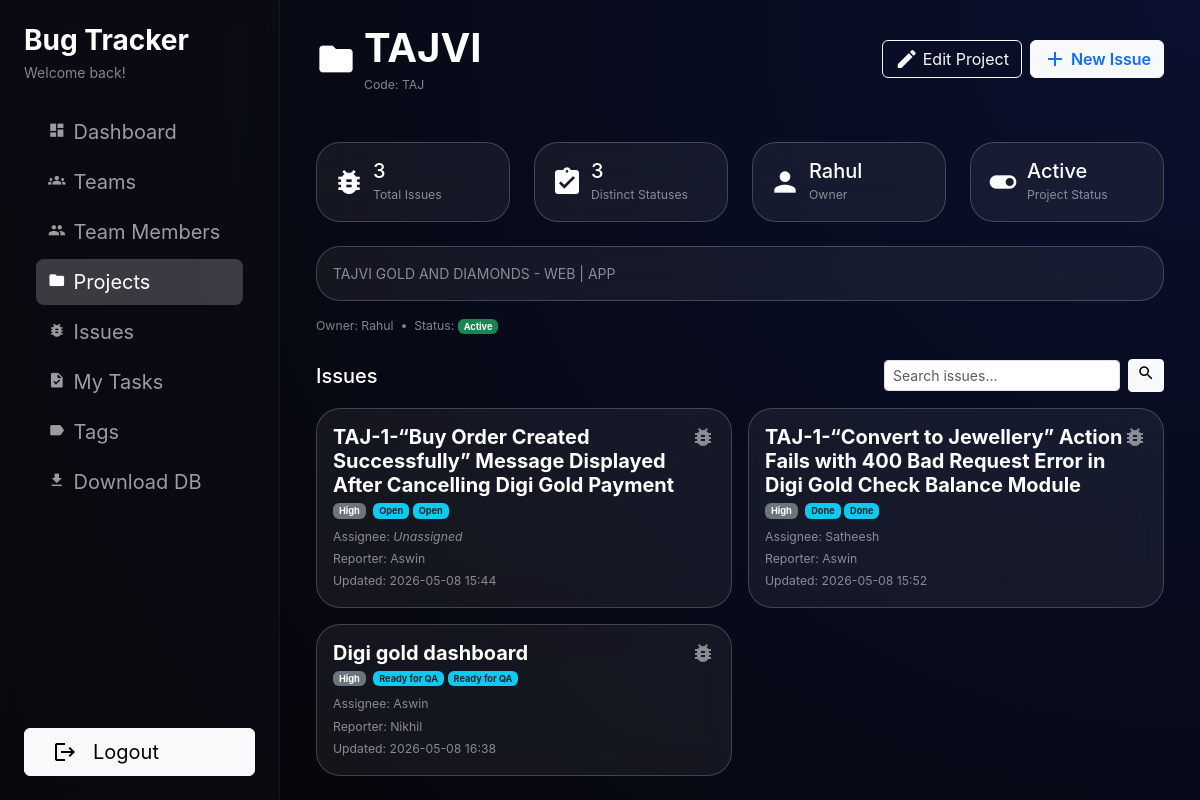
The app's page /projects/1/ (signed in), older data.
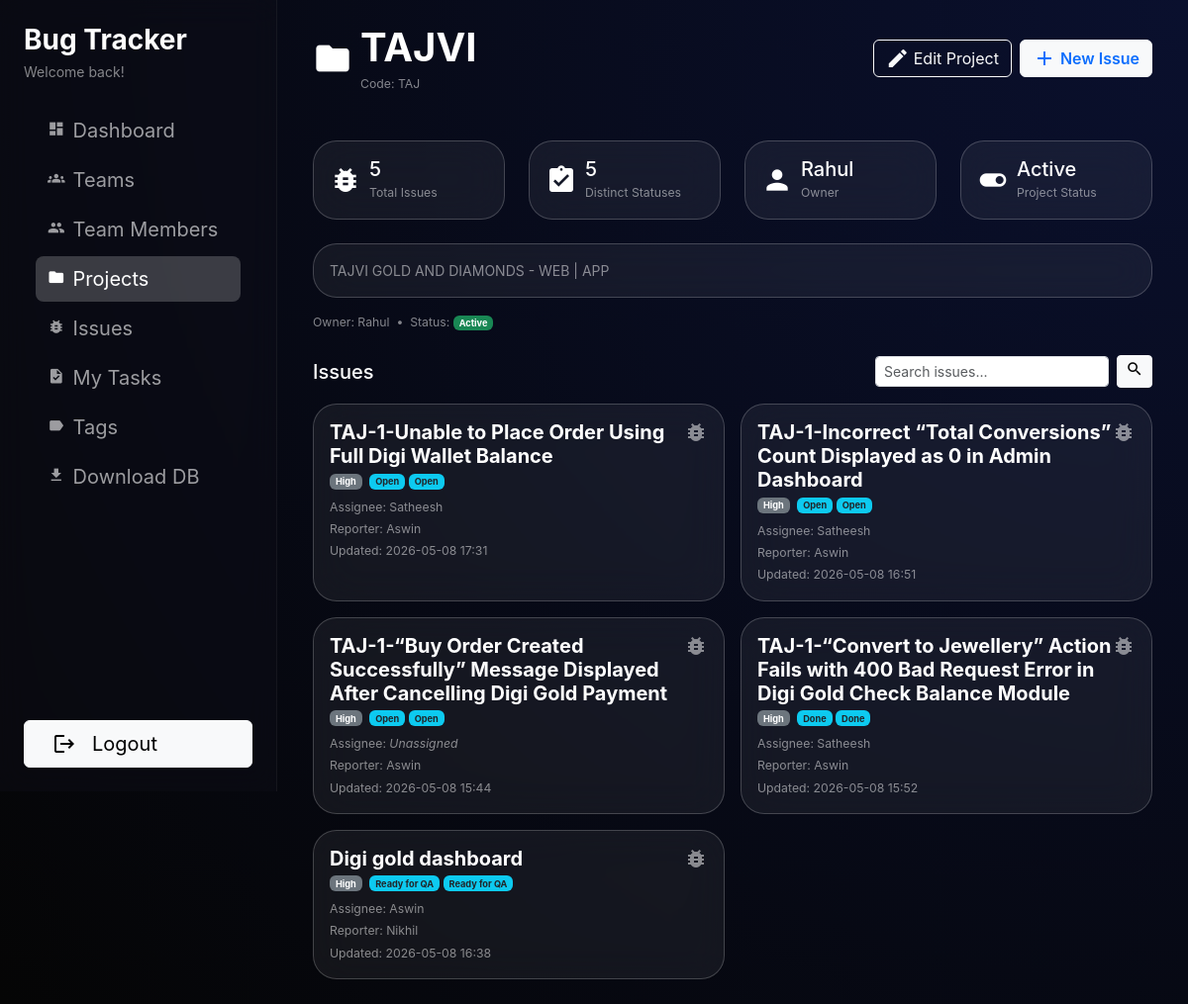
The same page, newer data.
### issues/models.py (models this page shows, shortened)
class Issue(models.Model):
    project = models.ForeignKey(
        Project,
        on_delete=models.CASCADE,
        related_name='issues',
    )
    title = models.CharField(max_length=255)
    description = models.TextField(blank=True)
    issue_type = models.CharField(
        max_length=20,
        choices=IssueTypeChoices.choices,
        default=IssueTypeChoices.TASK,
    )
    drive_url = models.CharField(max_length=500,
        null=True,
        blank=True
        )
    reporter = models.ForeignKey(
        settings.AUTH_USER_MODEL,
        on_delete=models.SET_NULL,
        null=True,
        blank=True,
        related_name='reported_issues',
    )
    assignee = models.ForeignKey(
        settings.AUTH_USER_MODEL,
        on_delete=models.SET_NULL,
        null=True,
        blank=True,
        related_name='assigned_issues',
    )
    priority = models.CharField(
        max_length=20,
        choices=IssuePriorityChoices.choices,
        default=IssuePriorityChoices.MEDIUM,
    )
    environment = models.CharField(
        max_length=20,
        choices=IssueEnvironmentChoices.choices,
        default=IssueEnvironmentChoices.STAGING,
    )
    status = models.CharField(
        max_length=20,
        choices=IssueStatusChoices.choices,
        default=IssueStatusChoices.OPEN,
    )
    time_estimate_hours = models.DecimalField(
        max_digits=6,
        decimal_places=2,
        null=True,
        blank=True,
        help_text='Estimated effort in hours',
    )
    related_issue = models.ForeignKey(
        'self',
        on_delete=models.SET_NULL,
        null=True,
        blank=True,
        related_name='related_issues',
        help_text='Optional related or parent issue',
        limit_choices_to={'issue_type': IssueTypeChoices.TASK},  # optional extra safety
    )
    tags = models.ManyToManyField(
        'Tag',
        related_name='issues',
        blank=True,
        help_text='Tags used to classify this issue',
    )
    remarks = models.TextField(blank=True)
    qa_note = models.TextField(blank=True)
    image_1 = CloudinaryField('image', null=True, blank=True)
    image_2 = CloudinaryField('image', null=True, blank=True)
    image_3 = CloudinaryField('image', null=True, blank=True)
    image_4 = CloudinaryField('image', null=True, blank=True)
    created_by = models.ForeignKey(
        settings.AUTH_USER_MODEL,
        on_delete=models.SET_NULL,
        null=True,
        blank=True,
        related_name='created_issues',
    )
    created_at = models.DateTimeField(auto_now_add=True)
    updated_at = models.DateTimeField(auto_now=True)
    class Meta:
        ordering = ['-created_at']

### users/models.py (models this page shows)
class User(AbstractUser):
    pass

### issues/views.py (the view)
# urls.py: path('projects/<int:pk>/', ProjectDetailView.as_view(), name='project_detail'),
class ProjectDetailView(LoginRequiredMixin, DetailView):
    model = Project
    template_name = 'issues/project_detail.html'
    context_object_name = 'project'
    def get_queryset(self):
        return Project.objects.select_related('owner', 'team')
    def get_context_data(self, **kwargs):
        context = super().get_context_data(**kwargs)
        project = self.object
        context['issues'] = project.issues.select_related('assignee', 'reporter').all()
        return context

### templates/issues/project_detail.html (shortened to what the changed rows need)
{% extends "users/index.html" %}
{% block dashboard_content %}
{% block page_header %}
<div class="row mb-5">
    <div class="col d-flex align-items-center">
        <div>
            <h1 class="text-white fw-bold mb-1">{{ project.name }}</h1>
        </div>
    </div>
</div>
{% endblock %}
{% block content %}
<div class="row g-4 mb-4">
    <div class="col-12 col-sm-6 col-lg-3">
        <div class="glass-card p-3 h-100 text-white">
            <div class="d-flex align-items-center">
                <div>
                    <h4 class="h5 mb-0">{{ issues|length }}</h4>
                    <small class="text-white-50">Total Issues</small>
                </div>
            </div>
        </div>
    </div>
    <div class="col-12 col-sm-6 col-lg-3">
        <div class="glass-card p-3 h-100 text-white">
            <div class="d-flex align-items-center">
                <div>
                    <h4 class="h5 mb-0">
                        {{ issues|dictsort:"status"|length }}
                    </h4>
                    <small class="text-white-50">Distinct Statuses</small>
                </div>
            </div>
        </div>
    </div>
</div>
<div class="d-flex justify-content-between align-items-center mb-3">
    <h2 class="h5 text-white mb-0">Issues</h2>
</div>
{% if issues %}
    <div class="row g-3">
        {% for issue in issues %}
            {% if not request.GET.q or request.GET.q|lower in issue.title|lower %}
            <div class="col-12 col-md-6">
                <div class="glass-card p-3 h-100">
                    <div class="d-flex justify-content-between align-items-start mb-2">
                        <div>
                            <h5 class="fw-bold mb-1">
                                <a href="{% url 'issues:issue_detail' issue.pk %}"
                                   class="text-decoration-none text-white">
                                    {{ issue.title }}
                                </a>
                            </h5>
                            <div class="small text-white-50">
                                <span class="badge bg-secondary me-1">
                                    {{ issue.get_priority_display }}
                                </span>
                                <span class="badge bg-info text-dark">
                                    {{ issue.get_status_display }}
                                </span>
                                <span class="badge bg-info text-dark">
                                    {{ issue.get_status_display }}
                                </span>
                            </div>
                        </div>
                        <span class="material-icons text-white-50">
                        </span>
                    </div>
                    <div class="small text-white-50 mb-1">
                        Assignee:
                        {% if issue.assignee %}
                            {{ issue.assignee.get_short_name|default:issue.assignee.username }}
                        {% else %}
                            <em>Unassigned</em>
                        {% endif %}
                    </div>
                    <div class="small text-white-50 mb-1">
                        Reporter:
                        {% if issue.reporter %}
                            {{ issue.reporter.get_short_name|default:issue.reporter.username }}
                        {% else %}
                            <em>-</em>
                        {% endif %}
                    </div>
                    <div class="small text-white-50">
                        Updated: {{ issue.updated_at|date:"Y-m-d H:i" }}
                    </div>
                </div>
            </div>
            {% endif %}
        {% endfor %}
    </div>
{% endif %}
{% endblock %}
{% endblock %}

Row changes from the older to the newer data that the page shows:
added Issue: title "TAJ-1-Unable to Place Order Using Full Digi Wallet Balance", priority "High", status "Open", assignee.get_short_name "Satheesh", reporter.get_short_name "Aswin", updated_at "2026-05-08 17:31"
added Issue: title "TAJ-1-Incorrect “Total Conversions” Count Displayed as 0 in Admin Dashboard", priority "High", status "Open", assignee.get_short_name "Satheesh", reporter.get_short_name "Aswin", updated_at "2026-05-08 16:51"
Text that changed along with them:
{{ issues|length }}: "3" → "5"
{{ issues|dictsort:"status"|length }}: "3" → "5"
